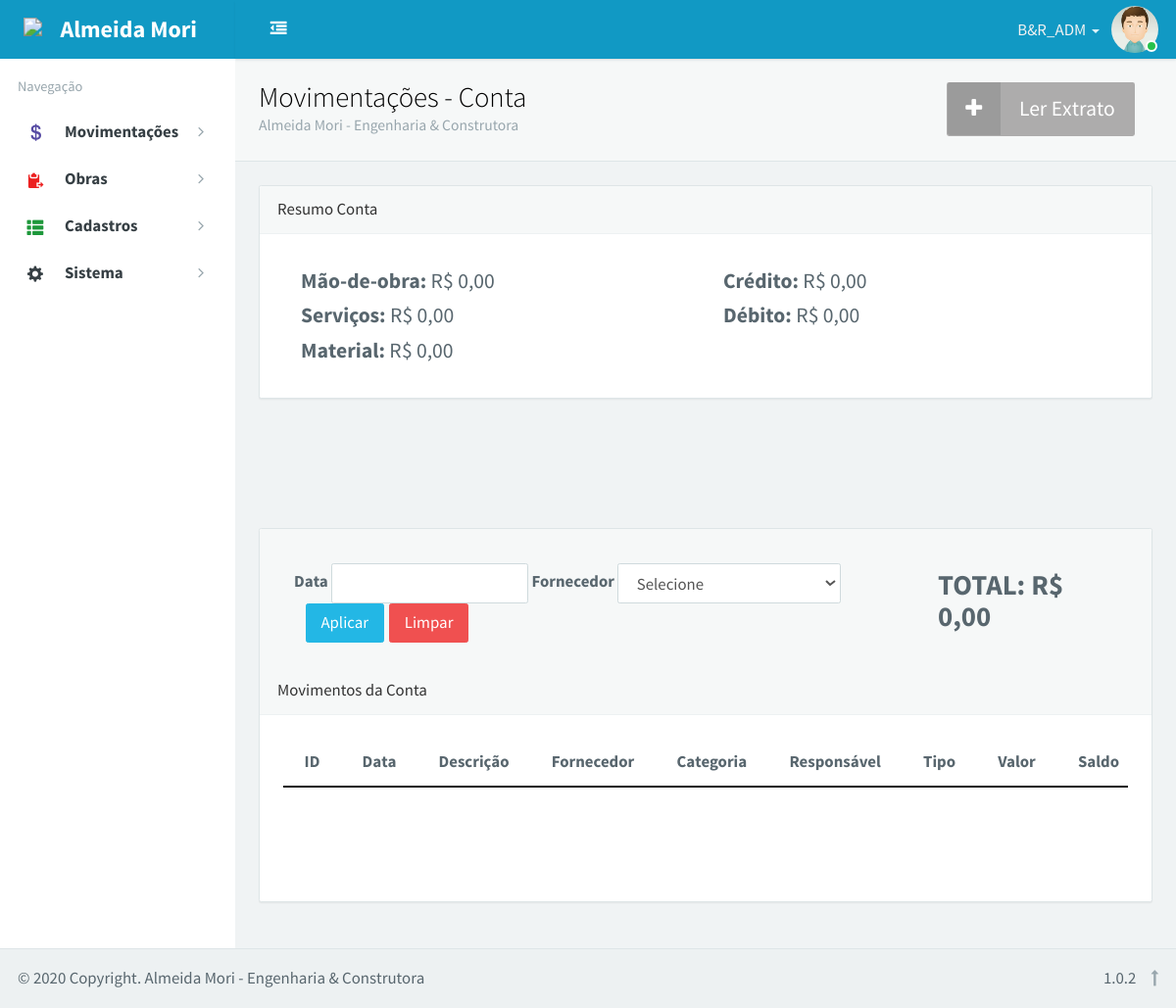
Page /app/movConta (signed in) on the earlier database version.
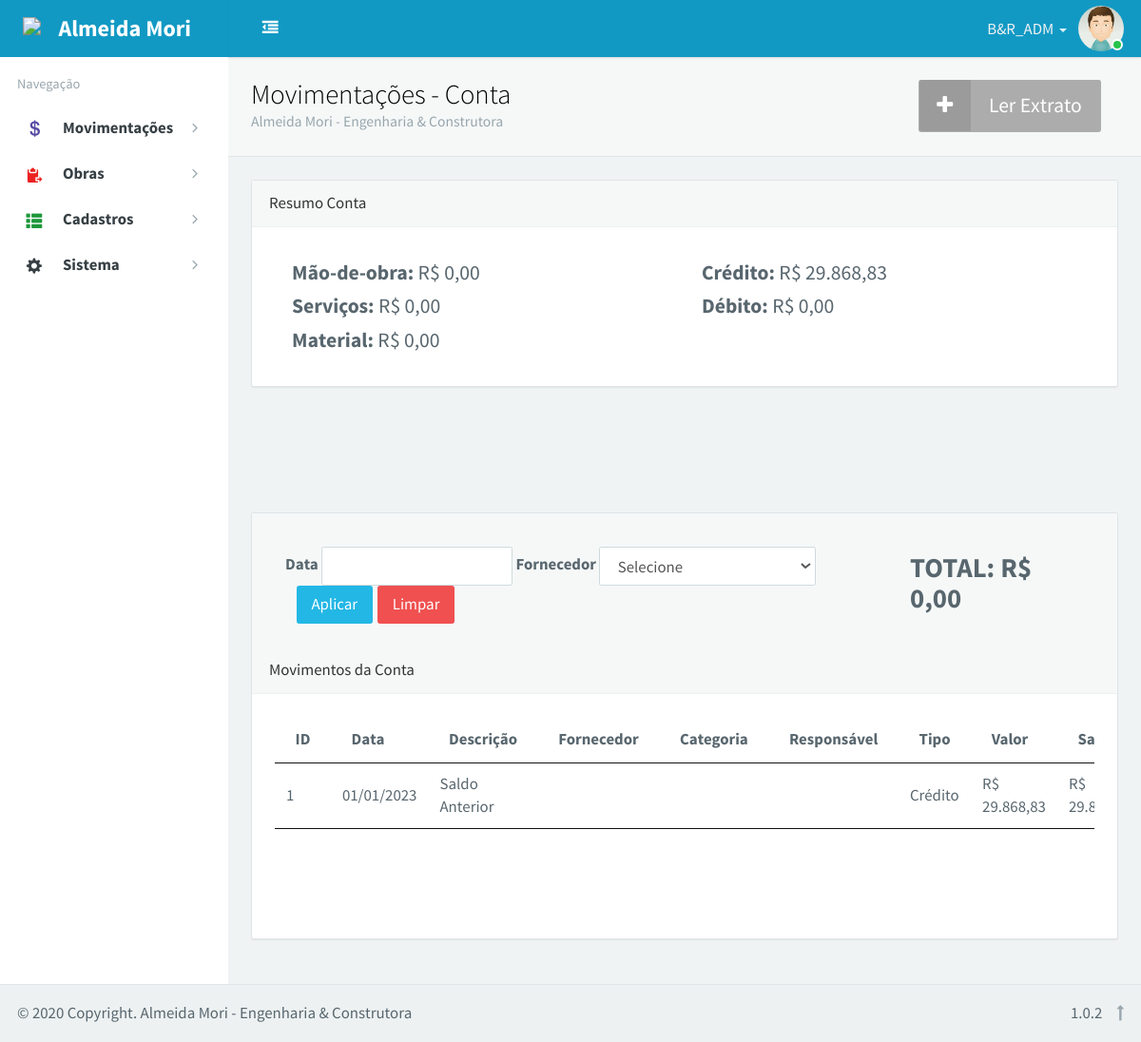
Same page on the later database version.
### tables this page shows
CREATE TABLE `gqu_usuarios` (
  `id_usu` int(11) NOT NULL AUTO_INCREMENT,
  `nome_usu` varchar(50) NOT NULL,
  `matricula_usu` varchar(20) NOT NULL,
  `cpf_usu` varchar(11) NOT NULL,
  `email_usu` varchar(120) NOT NULL,
  `nivel_usu` varchar(1) NOT NULL,
  `pw_usu` varchar(120) NOT NULL,
  `turma_usu` tinyint(5) NOT NULL,
  `ativo_usu` tinyint(5) NOT NULL,
  PRIMARY KEY (`id_usu`)
);

CREATE TABLE `movconta` (
  `id_movConta` int(11) NOT NULL AUTO_INCREMENT,
  `data_movConta` varchar(20) NOT NULL,
  `descricao_movConta` varchar(100) NOT NULL,
  `fornecedor_movConta` varchar(40) NOT NULL,
  `categoria_movConta` varchar(40) NOT NULL,
  `responsavel_movConta` varchar(40) NOT NULL,
  `tipo_movConta` varchar(25) NOT NULL,
  `valor_movConta` varchar(20) DEFAULT NULL,
  `saldo_movConta` varchar(20) NOT NULL,
  `fitid` varchar(30) NOT NULL,
  PRIMARY KEY (`id_movConta`)
);

### _inc/control.php (called while the page is built, shortened)
<?php
$logoutAction = $_SERVER['PHP_SELF'] . "?doLogout=true";
?>
<?php
$hiperServe_email = $_SESSION['hiperServe_email'];
$hiperServe_nivel = $_SESSION['hiperServe_nivel'];
switch ($hiperServe_nivel) {
	case 0:
	case 1:
	case 2:
		$hiperServe_id = $_SESSION['hiperServe_id'];
		$user_query = "SELECT * FROM gqu_usuarios WHERE id_usu=\"" . $hiperServe_id . "\" AND matricula_usu=\"" . $hiperServe_email . "\"";
		$user_exec = $link_conexao->query($user_query);
		$user_dados = $user_exec->fetch_object();
		$user_row = $user_exec->num_rows;
		if ($user_row > 0) {
			$foto_usu =  "92";
			$nome_usu =  $user_dados->nome_usu;
		} else {
			header("Location: $logoutAction");
			exit;
		}
		break;
}
?>

### content/movimentos_conta/movConta.php (the view, shortened to what the rows shown need)
<?php
$filtro2 = '';
$filtro1 = '';
?>
<div id="content" class="app-content" role="main">
    <div class="app-content-body ">
        <div class="bg-light lter b-b wrapper-md">
            <h1 class="m-n font-thin h3 text-black">Movimentações - Conta</h1>
        </div>
    </div>
</div>
<div id="content" class="app-content" role="main">
    <div class="app-content-body ">
        <div class="wrapper-md">
            <div class="panel panel-default">
                <div class="table-responsive">
                    <table id="imports" class="display" style="width:100%">
                        <thead>
                            <tr>
                                <th>ID</th>
                                <th>Data</th>
                                <th>Descrição</th>
                                <th>Fornecedor</th>
                                <th>Categoria</th>
                                <th>Responsável</th>
                                <th>Tipo</th>
                                <th>Valor</th>
                                <th>Saldo</th>
                            </tr>
                        </thead>
                        <tbody>
                            <?php
                            $usu_query = "SELECT
                            id_movConta as c1,
                            DATE_FORMAT(data_movConta,'%d/%m/%Y') as c2,
                            descricao_movConta as c3,
                            nome_fornecedor as c4,
                            nome_categoria as c5,
                            cliente_obra as c6,
                            tipo_movConta as c7,
                            CONCAT('R$ ',FORMAT(valor_movConta,2,'de_DE')) as c8,
                            CONCAT('R$ ',FORMAT(saldo_movConta,2,'de_DE')) as c9
                            FROM movconta
                            LEFT JOIN fornecedores on id_fornecedor = fornecedor_movConta
                            LEFT JOIN categorias on id_categoria = categoria_movConta
                            LEFT JOIN obras on id_obra = responsavel_movConta
                            WHERE saldo_movConta <> 'Rateio' $filtro2 $filtro1";
                            $usu_exec = $link_conexao->query($usu_query);
                            $usu_row = $usu_exec->num_rows;
                            if ($usu_row > 0) {
                                while ($usu_dados = $usu_exec->fetch_object()) {
                                    $c1 = $usu_dados->c1;
                                    $c2 = $usu_dados->c2;
                                    $c3 = $usu_dados->c3;
                                    $c4 = $usu_dados->c4;
                                    $c5 = $usu_dados->c5;
                                    $c6 = $usu_dados->c6;
                                    $c7 = $usu_dados->c7;
                                    $c8 = $usu_dados->c8;
                                    $c9 = $usu_dados->c9;
                            ?>
                                    <tr>
                                        <td><?php echo $c1 ?></td>
                                        <td><?php echo $c2 ?></td>
                                        <td><?php echo $c3 ?></td>
                                        <td><?php echo $c4 ?></td>
                                        <td><?php echo $c5 ?></td>
                                        <td><?php echo $c6 ?></td>
                                        <td><?php echo $c7 ?></td>
                                        <td><?php echo $c8 ?></td>
                                        <td><?php echo $c9 ?></td>
                                    </tr>
                            <?php
                                };
                            }
                            ?>
                        </tbody>
                    </table>
                </div>
            </div>
        </div>
    </div>
</div>

### blocks/header.php (shortened to what the rows shown need)
<header id="header" class="app-header navbar" role="menu">
    <div class="collapse pos-rlt navbar-collapse box-shadow bg-info dker">
        <ul class="nav navbar-nav navbar-right">
            <li class="dropdown">
                <a href="#" data-toggle="dropdown" class="dropdown-toggle clear" data-toggle="dropdown">
                    <span class="thumb-sm avatar pull-right m-t-n-sm m-b-n-sm m-l-sm">
                        <img src="<?php echo BASEURL; ?>images/<?php echo $foto_usu; ?>.jpg" alt="..."> <i class="on md b-white bottom"></i> </span>
                    <span class="hidden-sm hidden-md"><?php echo $nome_usu ?></span> <b class="caret"></b> </a>
            </li>
        </ul>
    </div>
</header>

Differences in the rows shown:
added movconta: id_movConta "1", c2 "01/01/2023", descricao_movConta "Saldo Anterior", tipo_movConta "Crédito", c8 "R$ 29.868,83", c9 "R$…"
Other differences:
$x: "R$ 0,00 R$ 0,00 R$ 0,00 R$ 0,00 R$ 0,00" → "R$ 0,00 R$ 0,00 R$ 0,00 R$ 29.868,83 R$ 0,00"
